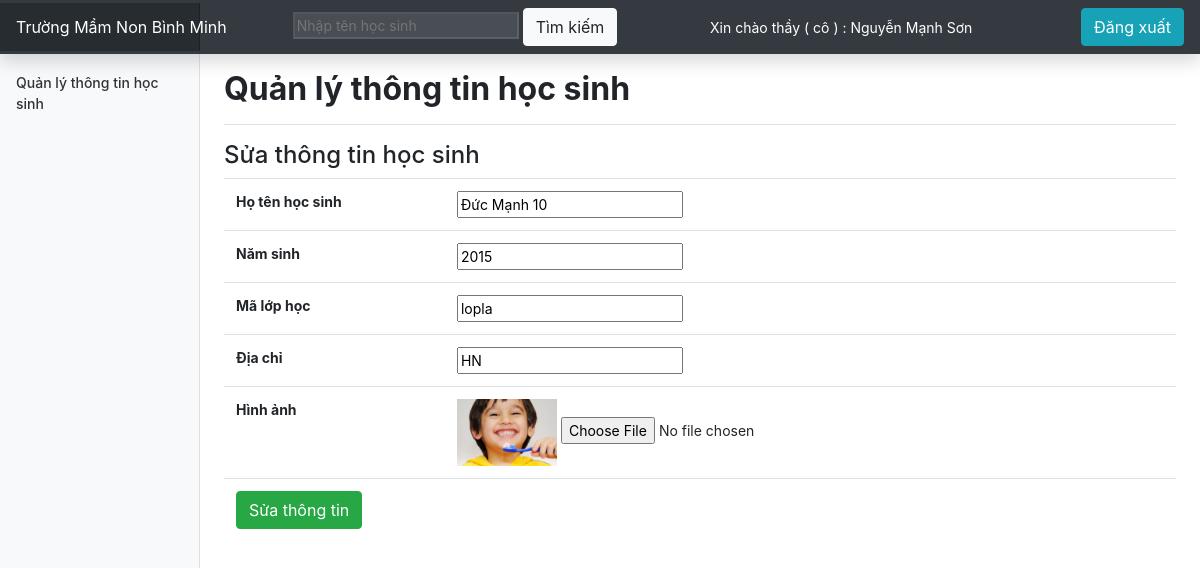
/quanlyhs.php?action=quanlyhs&query=sua&idhs=24 (signed in), run on the app's committed database.
### tables this page shows
CREATE TABLE `tbl_hs` (
  `id_hs` int(11) NOT NULL,
  `name_hs` varchar(255) NOT NULL,
  `namsinh_hs` varchar(255) NOT NULL,
  `class` varchar(255) NOT NULL,
  `diachi_hs` varchar(255) NOT NULL,
  `anh_hs` varchar(255) NOT NULL
);

### quanly/quanlyhs/sua.php (the view)
<?php
    $sql_sua_hs = "SELECT * FROM tbl_hs WHERE id_hs ='$_GET[idhs]' LIMIT 1";
    $querry_sua_hs= mysqli_query($mysqli, $sql_sua_hs);
?>
<div class="d-flex justify-content-between flex-wrap flex-md-nowrap align-items-center pt-3 pb-2 mb-3 border-bottom">
    <h1 class="h2"><strong>Quản lý thông tin học sinh</strong> </h1>
</div>
<h4>Sửa thông tin học sinh</h4>
<table class="table" >
    <form method="POST" enctype="multipart/form-data"  autocomplete="off" action="quanly/quanlyhs/xuly.php?idhs=<?php echo $_GET['idhs'] ?>">
        <?php
            while($dong = mysqli_fetch_array($querry_sua_hs)) {
        ?>
            <tr>
                <th scope="row"> Họ tên học sinh </th>
                <td><input type="text" name="name_hs" value="<?php echo $dong['name_hs'] ?>"></td>
            </tr>
            <tr>
                <th scope="row">Năm sinh</th>
                <td><input type="text" name="namsinh_hs" value="<?php echo $dong['namsinh_hs'] ?>" ></td>
            </tr>
            <tr>
                <th scope="row">Mã lớp học</th>
                <td><input type="text" name="class" value="<?php echo $dong['class'] ?>"></td>
            </tr>
            <tr>
                <th scope="row">Địa chỉ</th>
                <td><input type="text" name="diachi_hs" value="<?php echo $dong['diachi_hs'] ?>"></td>
            </tr>
            <tr>
                <th scope="row">Hình ảnh</th>
                <td>
                    <img width="100px" src="quanly/quanlyhs/uploads/<?php echo $dong['anh_hs'] ?> " alt="">
                    <input type="file" name="anh_hs" value="<?php echo $dong['anh_hs'] ?>">
                </td>
            </tr>
            <tr>
                <td colspan="2"><input type="submit" class="btn btn-success" name="sua_hs" value="Sửa thông tin"></td>
            </tr>
        <?php
        }
        ?>
    </form>
</table>

### admin/css/dashboard.css (style rules this page uses)
body { font-size: .875rem; }

### data on the page
tbl_hs: name_hs "Đức Mạnh 10", namsinh_hs "2015", class "lopla", diachi_hs "HN", anh_hs (picture)

### other printed values
$_SESSION['dangnhapgv'] "Nguyễn Mạnh Sơn"
